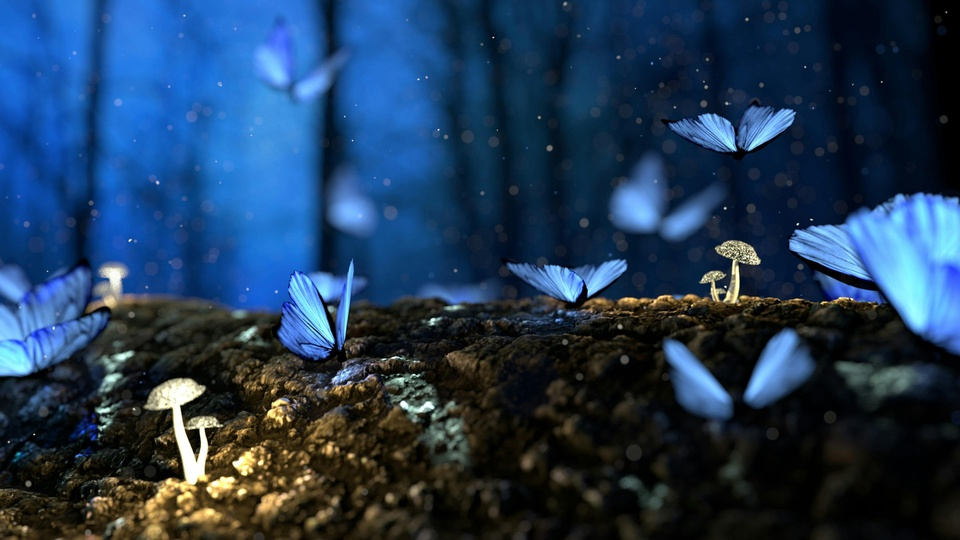
#> input picture figures/test1.jpg, 960 x 540 px, shrunk from 3840 x 2160 before the run; its folder holds 6 pictures in this run
$ jupyter execute --allow-errors '2d effective.ipynb'   (older library calls are emulated)
#> lines starting #> are read from the running program, lines starting #| are printed output that depends on the picture
[cell 1]
import numpy as np
from PIL import Image
import matplotlib.pyplot as plt
from math import floor
import scipy
from scipy.stats import entropy
from scipy.spatial.distance import jensenshannon
from skimage.metrics import structural_similarity as ssim
from skimage.metrics import peak_signal_noise_ratio as psnr
import cv2
import os

def process_channel(channel_array):
    """Process a single channel according to the specified steps"""
    original_shape = channel_array.shape
    channel_mean = np.mean(channel_array)
    pixel_minus_mean = channel_array - channel_mean
    weight = pixel_minus_mean.reshape(-1)
    w = np.abs(weight) / np.sum(np.abs(weight))
    neff = floor(1 / np.sum(w ** 2))
    print(f"Channel mean: {channel_mean:.2f}, neff: {neff}")
    sorted_indices = np.argsort(w)[::-1]
    top_neff_indices = sorted_indices[:neff] if neff > 0 else []
    weight_filtered = np.zeros_like(weight)
    if len(top_neff_indices) > 0:
        weight_filtered[top_neff_indices] = weight[top_neff_indices]
    weight_final = weight_filtered + channel_mean
    weight_reshaped = weight_final.reshape(original_shape)
    return weight_reshaped, neff, len(top_neff_indices), channel_mean

def calculate_histogram_metrics(original, processed, bins=256):
    """Calculate histogram-based distribution difference metrics"""
    # Ensure images are in the same range
    original = np.clip(original, 0, 255).astype(np.uint8)
    processed = np.clip(processed, 0, 255).astype(np.uint8)

    # Calculate histograms
    hist_orig = np.histogram(original.flatten(), bins=bins, range=(0, 255), density=True)[0]
    hist_proc = np.histogram(processed.flatten(), bins=bins, range=(0, 255), density=True)[0]

    # Add small epsilon to avoid log(0) issues
    epsilon = 1e-10
    hist_orig = hist_orig + epsilon
    hist_proc = hist_proc + epsilon

    # Normalize to create probability distributions
    hist_orig = hist_orig / np.sum(hist_orig)
    hist_proc = hist_proc / np.sum(hist_proc)

    # KL Divergence (original || processed)
    kl_div = entropy(hist_orig, hist_proc)

    # Symmetric KL Divergence
    kl_sym = 0.5 * (entropy(hist_orig, hist_proc) + entropy(hist_proc, hist_orig))

    # Jensen-Shannon Distance (square root of JS divergence)
    js_distance = jensenshannon(hist_orig, hist_proc)

    # Wasserstein Distance (Earth Mover's Distance)
    cumsum_orig = np.cumsum(hist_orig)
    cumsum_proc = np.cumsum(hist_proc)
    wasserstein = np.sum(np.abs(cumsum_orig - cumsum_proc))

    return {
        'kl_divergence': kl_div,
        'symmetric_kl': kl_sym,
        'js_distance': js_distance,
        'wasserstein': wasserstein,
        'hist_original': hist_orig,
        'hist_processed': hist_proc
    }

def calculate_image_metrics(original, processed):
    """Calculate traditional image similarity metrics"""
    # Ensure images are in the same range and type
    original = np.clip(original, 0, 255).astype(np.uint8)
    processed = np.clip(processed, 0, 255).astype(np.uint8)

    # Mean Squared Error
    mse = np.mean((original.astype(float) - processed.astype(float)) ** 2)

    # Peak Signal-to-Noise Ratio
    psnr_value = psnr(original, processed, data_range=255)

    # Structural Similarity Index
    if len(original.shape) == 3:  # RGB image
        ssim_value = ssim(original, processed, multichannel=True, channel_axis=2, data_range=255)
    else:  # Grayscale
        ssim_value = ssim(original, processed, data_range=255)

    # Mean Absolute Error
    mae = np.mean(np.abs(original.astype(float) - processed.astype(float)))

    return {
        'mse': mse,
        'psnr': psnr_value,
        'ssim': ssim_value,
        'mae': mae
    }

def calculate_perceptual_metrics(original, processed):
    """Calculate perceptual difference metrics"""
    # Convert to LAB color space for perceptual comparison
    original_lab = cv2.cvtColor(original.astype(np.uint8), cv2.COLOR_RGB2LAB)
    processed_lab = cv2.cvtColor(processed.astype(np.uint8), cv2.COLOR_RGB2LAB)

    # Delta E (perceptual color difference)
    delta_e = np.mean(np.sqrt(np.sum((original_lab.astype(float) - processed_lab.astype(float)) ** 2, axis=2)))

    return {'delta_e': delta_e}

[cell 2]
def process_image(image_names):
    save_folder = 'processed_images/'
    for image_name in image_names:
        # Load and process the image
        image_path = 'figures/' + image_name  # Replace with your image path
        image = Image.open(image_path)
#> image is the input picture: PIL image 960x540 RGB; mean R, G, B 33, 58.5, 86.7
        rgb_array = np.array(image, dtype=float)

        print(f"Processing image: {rgb_array.shape}")
#| Processing image: (540, 960, 3)

        # Separate and process RGB channels
        r_channel = rgb_array[:, :, 0]
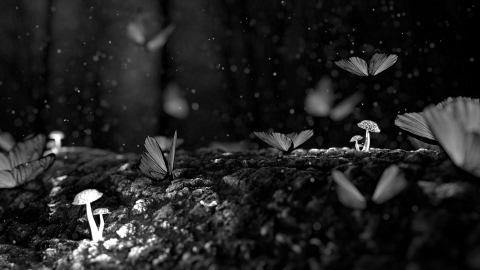
#> r_channel: shape (540, 960) float64 (shown at 1/2 size); min 0, max 255, mean 33
        g_channel = rgb_array[:, :, 1]
        b_channel = rgb_array[:, :, 2]
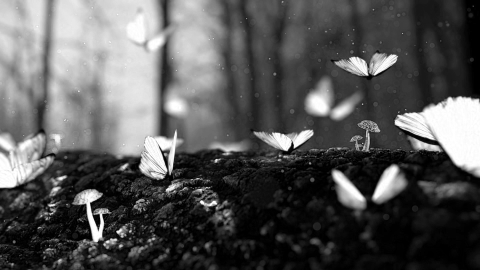
#> b_channel: shape (540, 960) float64 (shown at 1/2 size); min 0, max 255, mean 86.7

        r_processed, r_neff, r_pixels, r_mean = process_channel(r_channel)
#> in process_channel, `channel_mean = np.mean(channel_array)`: channel_mean = 32.97
#> in process_channel, `neff = floor(1 / np.sum(w ** 2))`: neff = 251167
#| Channel mean: 32.97, neff: 251167
#> r_neff = 251167; r_pixels = 251167; r_mean = 32.97
        g_processed, g_neff, g_pixels, g_mean = process_channel(g_channel)
#> in process_channel (call 2), `channel_mean = np.mean(channel_array)`: channel_mean = 58.49
#> in process_channel (call 2), `neff = floor(1 / np.sum(w ** 2))`: neff = 330532
#| Channel mean: 58.49, neff: 330532
#> in process_channel (call 2), `weight_reshaped = weight_final.reshape(original_shape)`:
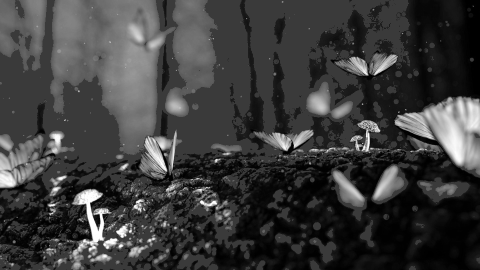
#> weight_reshaped: shape (540, 960) float64 (shown at 1/2 size); min 0, max 255, mean 60.8
#> g_neff = 330532; g_pixels = 330532; g_mean = 58.49
        b_processed, b_neff, b_pixels, b_mean = process_channel(b_channel)
#> in process_channel (call 3), `channel_mean = np.mean(channel_array)`: channel_mean = 86.67
#> in process_channel (call 3), `neff = floor(1 / np.sum(w ** 2))`: neff = 383019
#| Channel mean: 86.67, neff: 383019
#> in process_channel (call 3), `weight_reshaped = weight_final.reshape(original_shape)`:
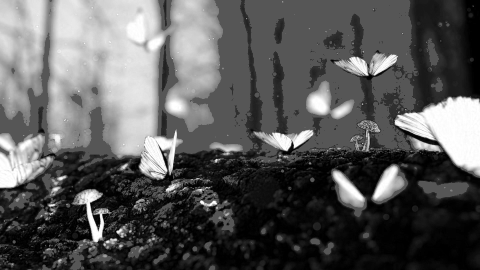
#> weight_reshaped: shape (540, 960) float64 (shown at 1/2 size); min 0, max 255, mean 89.7
#> b_neff = 383019; b_pixels = 383019; b_mean = 86.67

        # Combine processed channels
        processed_rgb = np.stack([r_processed, g_processed, b_processed], axis=2)
        processed_rgb_clipped = np.clip(processed_rgb, 0, 255)

        image_metrics = calculate_image_metrics(rgb_array, processed_rgb_clipped)
#> in calculate_image_metrics, `processed = np.clip(processed, 0, 255).astype(np.uint8)`:
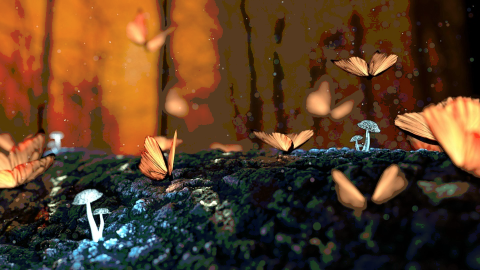
#> processed: shape (540, 960, 3) (shown at 1/2 size); mean of channels 0, 1, 2 36.2, 60.6, 89.5; drawn as B, G, R
#> in calculate_image_metrics, `mse = np.mean((original.astype(float) - processed.astype(float)) ** 2)`: mse = 117.8
#> in calculate_image_metrics, `psnr_value = psnr(original, processed, data_range=255)`: psnr_value = 27.42
#> in calculate_image_metrics, `ssim_value = ssim(original, processed, multichannel=True, channel_axis..`: ssim_value = 0.852
#> in calculate_image_metrics, `mae = np.mean(np.abs(original.astype(float) - processed.astype(float)))`: mae = 5.77
#> image_metrics = {'mse': 117.8, 'psnr': 27.42, 'ssim': 0.852, 'mae': 5.77}
        print(f"Mean Squared Error: {image_metrics['mse']:.2f}")
#| Mean Squared Error: 117.82
        print(f"Peak Signal-to-Noise Ratio: {image_metrics['psnr']:.2f} dB")
#| Peak Signal-to-Noise Ratio: 27.42 dB
        print(f"Structural Similarity Index: {image_metrics['ssim']:.4f} (1.0 = identical)")
#| Structural Similarity Index: 0.8520 (1.0 = identical)
        print(f"Mean Absolute Error: {image_metrics['mae']:.2f}")
#| Mean Absolute Error: 5.77

        hist_metrics = calculate_histogram_metrics(rgb_array, processed_rgb_clipped)
#> in calculate_histogram_metrics, `hist_orig = np.histogram(original.flatten(), bins=bins, range=(0, 255)..`: hist_orig = 256 values, max 0.0283 at index 0, min 0.000358 at index 238, mean 0.00392
#> in calculate_histogram_metrics, `hist_proc = np.histogram(processed.flatten(), bins=bins, range=(0, 255..`: hist_proc = 256 values, max 0.175 at index 32, min 0 at index 51, mean 0.00392
#> in calculate_histogram_metrics, `hist_proc = hist_proc + epsilon`: hist_proc = 256 values, max 0.175 at index 32, min 1e-10 at index 51, mean 0.00392
#> in calculate_histogram_metrics, `hist_orig = hist_orig / np.sum(hist_orig)`: hist_orig = 256 values, max 0.0282 at index 0, min 0.000357 at index 238, mean 0.00391
#> in calculate_histogram_metrics, `hist_proc = hist_proc / np.sum(hist_proc)`: hist_proc = 256 values, max 0.174 at index 32, min 9.96e-11 at index 51, mean 0.00391
#> in calculate_histogram_metrics, `kl_div = entropy(hist_orig, hist_proc)`: kl_div = 1.13
#> in calculate_histogram_metrics, `kl_sym = 0.5 * (entropy(hist_orig, hist_proc) + entropy(hist_proc, his..`: kl_sym = 1.06
#> in calculate_histogram_metrics, `js_distance = jensenshannon(hist_orig, hist_proc)`: js_distance = 0.396
#> in calculate_histogram_metrics, `cumsum_orig = np.cumsum(hist_orig)`: cumsum_orig = 256 values from 0.0282 to 1
#> in calculate_histogram_metrics, `wasserstein = np.sum(np.abs(cumsum_orig - cumsum_proc))`: wasserstein = 3.92
#> hist_metrics = 6 items
        print(f"Histogram KL Divergence: {hist_metrics['kl_divergence']:.4f}")
#| Histogram KL Divergence: 1.1285
        print(f"Symmetric KL Divergence: {hist_metrics['symmetric_kl']:.4f}")
#| Symmetric KL Divergence: 1.0623
        print(f"Histogram JS Distance: {hist_metrics['js_distance']:.4f}")
#| Histogram JS Distance: 0.3956
        print(f"Histogram Wasserstein Distance: {hist_metrics['wasserstein']:.4f}")
#| Histogram Wasserstein Distance: 3.9229

        channels = [('R', r_channel, r_processed), ('G', g_channel, g_processed), ('B', b_channel, b_processed)]
        channel_metrics = {}

        for name, orig_ch, proc_ch in channels:
            ch_metrics = calculate_histogram_metrics(orig_ch, proc_ch)
            channel_metrics[name] = ch_metrics
            print(f"\n{name} Channel:")
            print(f"  KL Divergence: {ch_metrics['kl_divergence']:.4f}")
            print(f"  JS Distance: {ch_metrics['js_distance']:.4f}")
            print(f"  Wasserstein: {ch_metrics['wasserstein']:.4f}")
#> this loop made 3 passes
#> (name, kl_div in calculate_histogram_metrics, kl_sym in calculate_histogram_metrics, js_distance in calculate_histogram_metrics, wasserstein in calculate_histogram_metrics) on passes 1 to 3: ('R', 9, 5.52, 0.575, 6.37), ('G', 6.42, 3.97, 0.487, 5.56), ('B', 4.47, 2.82, 0.415, 5.38)
#> (printed output is left out)
#> after the loop, channel_metrics = 3 items

        perceptual_metrics = calculate_perceptual_metrics(rgb_array, processed_rgb_clipped)
#> in calculate_perceptual_metrics, `delta_e = np.mean(np.sqrt(np.sum((original_lab.astype(float) - process..`: delta_e = 9.4
#> perceptual_metrics = {'delta_e': 9.4}
        print(f"  Delta E: {perceptual_metrics['delta_e']:.2f}")
#|   Delta E: 9.40
        print("  • Delta E < 1: Imperceptible difference")
        print("  • Delta E 1-3: Just noticeable difference")
        print("  • Delta E 3-6: Noticeable difference")
        print("  • Delta E > 6: Very noticeable difference")

        fig = plt.figure(figsize=(20, 16))
        gs = fig.add_gridspec(4, 4, hspace=0.4, wspace=0.3)

        # Original vs Processed
        ax1 = fig.add_subplot(gs[0, 0])
        ax1.imshow(rgb_array.astype(np.uint8))
        ax1.set_title('Original Image', fontweight='bold')
        ax1.axis('off')

        ax2 = fig.add_subplot(gs[0, 1])
        ax2.imshow(processed_rgb_clipped.astype(np.uint8))
        ax2.set_title('Processed Image', fontweight='bold')
        ax2.axis('off')

        # Difference visualization
        ax3 = fig.add_subplot(gs[0, 2])
        diff = np.abs(processed_rgb_clipped - rgb_array)
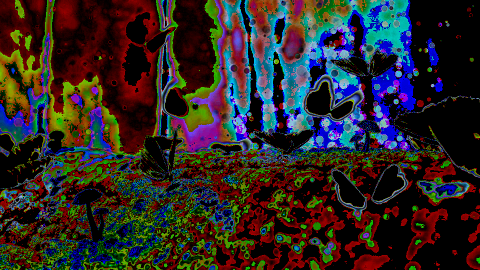
#> diff: shape (540, 960, 3) float64 (shown at 1/2 size); mean R, G, B 6.6, 5.6, 5.5; drawn with min black and max white
        ax3.imshow(diff.astype(np.uint8))
        ax3.set_title('Absolute Difference', fontweight='bold')
        ax3.axis('off')

        # Error heatmap
        ax4 = fig.add_subplot(gs[0, 3])
        error_map = np.mean(diff, axis=2)
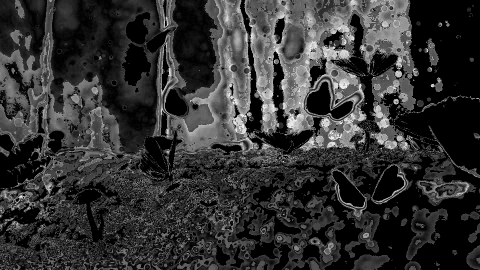
#> error_map: shape (540, 960) float64 (shown at 1/2 size); min 0, max 29.38, mean 5.9; drawn with min black and max white
        im = ax4.imshow(error_map, cmap='hot', interpolation='nearest')
        ax4.set_title('Error Heatmap (Mean Channel Diff)', fontweight='bold')
        ax4.axis('off')
        plt.colorbar(im, ax=ax4, shrink=0.6)

        # Overall histogram comparison
        ax5 = fig.add_subplot(gs[1, :2])
        bins = np.linspace(0, 255, 50)
        ax5.hist(rgb_array.flatten(), bins=bins, alpha=0.5, label='Original', density=True, color='blue')
        ax5.hist(processed_rgb_clipped.flatten(), bins=bins, alpha=0.5, label='Processed', density=True, color='red')
        ax5.set_xlabel('Pixel Intensity')
        ax5.set_ylabel('Density')
        ax5.set_title('Overall Pixel Intensity Distribution')
        ax5.legend()
        ax5.grid(True, alpha=0.3)

        # Channel-wise histogram comparison
        colors = ['red', 'green', 'blue']
        channel_names = ['R', 'G', 'B']
        for i, (name, orig_ch, proc_ch) in enumerate(channels):
            ax = fig.add_subplot(gs[2, i])
            ax.hist(orig_ch.flatten(), bins=30, alpha=0.5, label='Original', density=True, color=colors[i])
            ax.hist(proc_ch.flatten(), bins=30, alpha=0.5, label='Processed', density=True, color='black')
            ax.set_title(f'{name} Channel Distribution')
            ax.set_xlabel('Pixel Intensity')
            ax.set_ylabel('Density')
            ax.legend()
            ax.grid(True, alpha=0.3)
#> this loop made 3 passes
#> name on passes 1 to 3: 'R', 'G', 'B'

        # Metrics summary
        ax_metrics = fig.add_subplot(gs[2, 3])
        ax_metrics.axis('off')
        metrics_text = f"""KEY METRICS SUMMARY:

        Similarity Metrics:
        • SSIM: {image_metrics['ssim']:.3f}
        • PSNR: {image_metrics['psnr']:.1f} dB

        Distribution Differences:
        • KL Divergence: {hist_metrics['kl_divergence']:.3f}
        • JS Distance: {hist_metrics['js_distance']:.3f}
        • Wasserstein: {hist_metrics['wasserstein']:.3f}

        Perceptual:
        • Delta E: {perceptual_metrics['delta_e']:.1f}

        Processing Stats:
        • R pixels retained: {(r_pixels/r_channel.size)*100:.1f}%
        • G pixels retained: {(g_pixels/g_channel.size)*100:.1f}%
        • B pixels retained: {(b_pixels/b_channel.size)*100:.1f}%
        """
        ax_metrics.text(0.05, 0.95, metrics_text, transform=ax_metrics.transAxes,
                        fontsize=10, verticalalignment='top', fontfamily='monospace',
                        bbox=dict(boxstyle="round,pad=0.5", facecolor="lightblue", alpha=0.8))

        # Cumulative distribution comparison
        ax6 = fig.add_subplot(gs[3, :2])
        orig_sorted = np.sort(rgb_array.flatten())
        proc_sorted = np.sort(processed_rgb_clipped.flatten())
        n_pixels = len(orig_sorted)
#> n_pixels = 1555200
        cumulative = np.arange(1, n_pixels + 1) / n_pixels

        ax6.plot(orig_sorted[::n_pixels//1000], cumulative[::n_pixels//1000], 'b-', label='Original', linewidth=2)
        ax6.plot(proc_sorted[::n_pixels//1000], cumulative[::n_pixels//1000], 'r--', label='Processed', linewidth=2)
        ax6.set_xlabel('Pixel Intensity')
        ax6.set_ylabel('Cumulative Probability')
        ax6.set_title('Cumulative Distribution Function')
        ax6.legend()
        ax6.grid(True, alpha=0.3)

        # Channel-wise JS Distance comparison
        ax7 = fig.add_subplot(gs[3, 2:])
        js_distances = [channel_metrics['R']['js_distance'],
                        channel_metrics['G']['js_distance'],
                        channel_metrics['B']['js_distance']]
#> js_distances = [0.575, 0.487, 0.415]
        bars = ax7.bar(['R', 'G', 'B'], js_distances, color=['red', 'green', 'blue'], alpha=0.7)
        ax7.set_ylabel('Jensen-Shannon Distance')
        ax7.set_title('Channel-wise Distribution Differences')
        ax7.grid(True, alpha=0.3)
        # Add value labels on bars
        for bar, val in zip(bars, js_distances):
            ax7.text(bar.get_x() + bar.get_width()/2, bar.get_height() + 0.001,
                    f'{val:.3f}', ha='center', va='bottom')
#> this loop made 3 passes
#> val on passes 1 to 3: 0.575, 0.487, 0.415

        plt.suptitle('Comprehensive Image Difference Analysis', fontsize=16, fontweight='bold')
        plt.show()
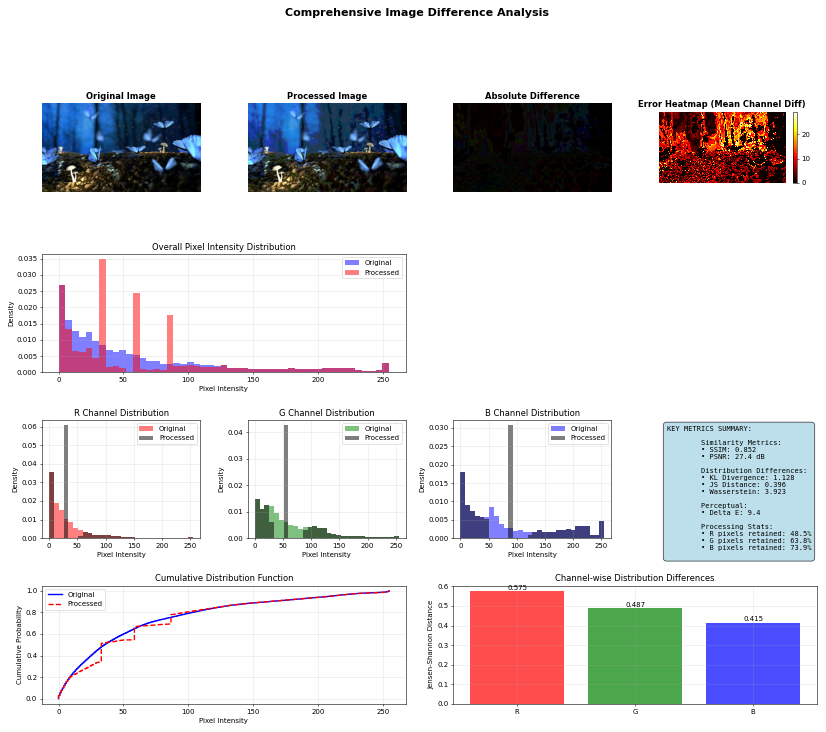
#> figure drawn by matplotlib, 11 panels; panel 6: tallest bar 0.0269 high, from x = 0 to 5.2; panel 6: tallest bar 0.0348 high, from x = 31.22 to 36.43; panel 7: tallest bar 0.0357 high, from x = 0 to 8.5; panel 7: tallest bar 0.0606 high, from x = 25.5 to 34

        if not os.path.exists(save_folder):
            os.makedirs(save_folder)
        fig.savefig(save_folder + image_name + 'analysis.png', bbox_inches='tight')

[cell 3]
image_name = ['test1.jpg', 'Merced River_Yosemite.jpg', 'Bryce Canyon.jpg', 'yosemite valley.jpg']

process_image(image_name)

# wavelet DCT test

[cell 4]
test_image = 'test1.jpg'
# wavelet DCT test

img = cv2.imread('figures/' + test_image)

dct = scipy.fftpack.dct(scipy.fftpack.dct(cv2.cvtColor(img, cv2.COLOR_BGR2GRAY).astype(float), axis=0, norm='ortho'), axis=1, norm='ortho')
original_shape = dct.shape
x = dct.copy()
x = x.reshape(-1)
x = np.array(x)
norm_x = np.abs(x) / np.sum(np.abs(x))
neff = floor(1 / np.sum(norm_x ** 2))
#> neff = 8238
sort_x_indices = np.argsort(norm_x)[::-1]
top_neff_indices = sort_x_indices[:neff] if neff > 0 else []
#> top_neff_indices = 8238 values, max 198729 at index 7747, min 0 at index 0, mean 43098.4
weight_filter = np.zeros_like(norm_x)
if len(top_neff_indices) > 0:
    weight_filter[top_neff_indices] = x[top_neff_indices]

# back to image
weight_filter = weight_filter.reshape(original_shape)

#sparsity
sparsity = np.sum(weight_filter != 0) / weight_filter.size

print(f'sparsity: {sparsity:.4f}, neff: {neff}, pixels retained: {(len(top_neff_indices)/x.size)*100:.2f}%')
#| sparsity: 0.0159, neff: 8238, pixels retained: 1.59%

# from dct back to image

idct = scipy.fftpack.idct(scipy.fftpack.idct(dct, axis=0, norm='ortho'), axis=1, norm='ortho')

plt.imshow(idct, cmap='gray')
plt.show()

filtered_idct = scipy.fftpack.idct(scipy.fftpack.idct(weight_filter, axis=0, norm='ortho'), axis=1, norm='ortho')

plt.imshow(filtered_idct, cmap='gray')
plt.show()

[cell 5]
# Energy fraction retained in DCT domain
energy_total = np.sum(dct**2)
#> energy_total = 2.73e+09
energy_kept  = np.sum(weight_filter**2)
print(f'Energy kept: {energy_kept/energy_total:.4f}')
#| Energy kept: 0.9779

# PSNR / SSIM on reconstructions (uint8 range 0..255)
from skimage.metrics import peak_signal_noise_ratio as psnr, structural_similarity as ssim
orig = scipy.fftpack.idct(scipy.fftpack.idct(dct, axis=0, norm='ortho'), axis=1, norm='ortho')
recon = scipy.fftpack.idct(scipy.fftpack.idct(weight_filter, axis=0, norm='ortho'), axis=1, norm='ortho')
orig8  = np.clip(orig,0,255).astype(np.uint8)
recon8 = np.clip(recon,0,255).astype(np.uint8)
print('PSNR:', psnr(orig8,recon8,data_range=255))
print('SSIM:', ssim(orig8,recon8,data_range=255))

[cell 6]
i ,j = 10, 200

[cell 7]
block = img[i:i+800, j:j+800]
Z = scipy.fftpack.dct(scipy.fftpack.dct(cv2.cvtColor(block, cv2.COLOR_BGR2GRAY).astype(float), axis=0, norm='ortho'), axis=1, norm='ortho')              # 2-D DCT
q = np.abs(Z)/np.sum(np.abs(Z))
nu = int(np.floor(1/np.sum(q*q)))
#> nu = 7022
idx = np.argsort(np.abs(Z).ravel())[::-1][:nu]
#> idx = 7022 values, max 154287 at index 5964, min 0 at index 0, mean 35661.7
Zk = np.zeros_like(Z).ravel(); Zk[idx] = Z.ravel()[idx]
#> (the rest of this cell did not finish here and is left out)
